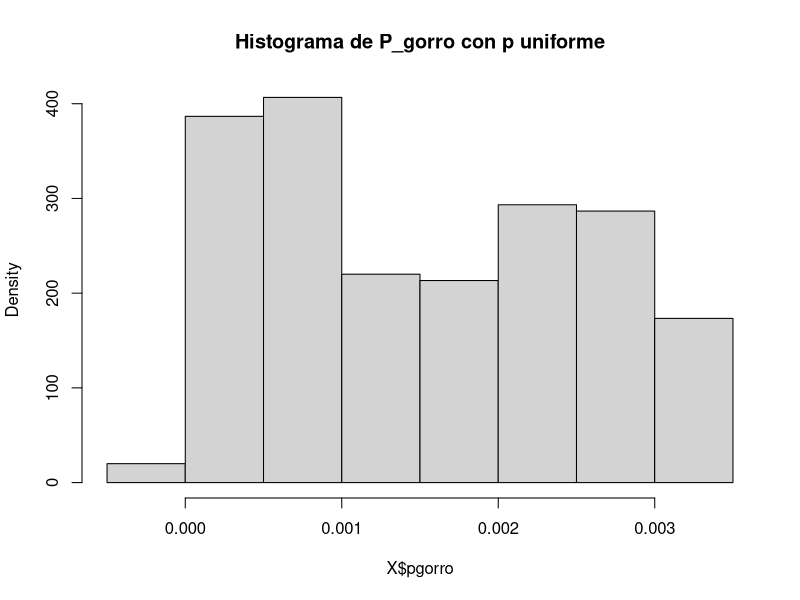
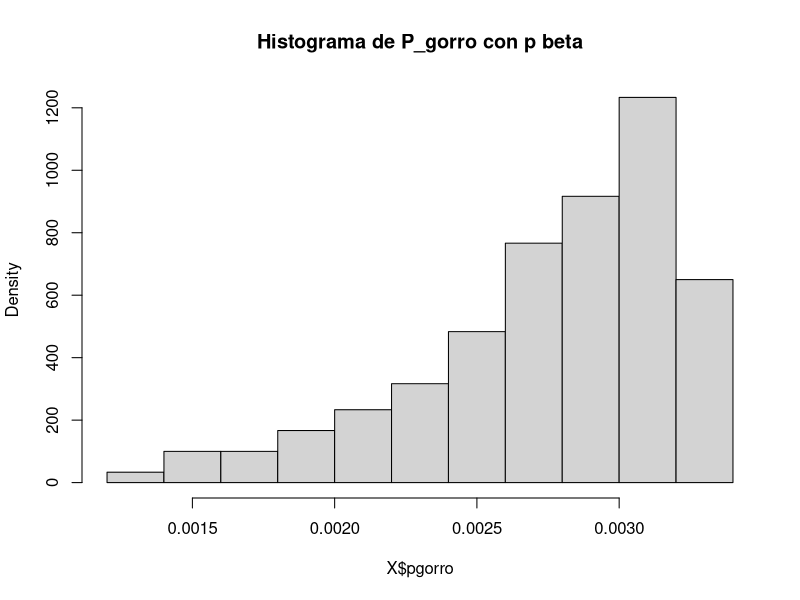

The R source for these figures, in order:
# Eventos de Riesgo
library(knitr)
library(dplyr)


# Variable a. binomial 
mibinom <- function(n,p, r=1){
  Y <- array()
  
  for (s in 1:r) {
    ne <- 0
    i <- 0
    while (i < n) {
      u <- runif(1)
      if (u < p) {
        ne <- ne + 1 
      }
      i <- i + 1 
    }
    Y[s] <- ne
  }
  Y
}


# Definimos funcion
simulacion_unif <- function(n = 1, k){
  p <- array()

  for (i in 1:k) { # <- se generan numeros aleatorios
    p[i]<- runif(1)
  }
  
  X <- data.frame()# <- Se define una matriz de binom
  
  for (s in 1:k) {
    for (i in 1:k) {
      X[i,s] <- mibinom(n , p[i]) 
    }
  }
  
  X$mm <- rowMeans(X[, c(1:k)]) # Se obtiene media muestral por fila 
  X$pgorro <- (X[, c(k+1)] - 1)/(k*n + 2) # Se obtienen pgorros
  hist(X$pgorro , main = 'Histograma de P_gorro con p uniforme', freq = FALSE)
  X$pgorro
}

simulacion_beta <- function(n = 1, k, alpha = 1 , beta = 3){
  p <- array()
  
  for (i in 1:k) { # <- se generan numeros aleatorios
    p[i]<- rbeta(1, alpha, beta)
  }
  
  X <- data.frame()# <- Se define una matriz de binom
  
  for (s in 1:k) {
    for (i in 1:k) {
      X[i,s] <- mibinom(n , p[i]) 
    }
  }
  
  X$mm <- rowMeans(X[, c(1:k)]) # Se obtiene media muestral por fila 
  X$pgorro <- (X[, c(k+1)] - 1)/(k*n + 2) # Se obtienen pgorros
  hist(X$pgorro , main = 'Histograma de P_gorro con p beta', freq = FALSE)
  X$pgorro
}

# algoritmo binomial
simulacion_unif(100, 300)

# algoritmo beta
simulacion_beta(100, 300, 5,1)

